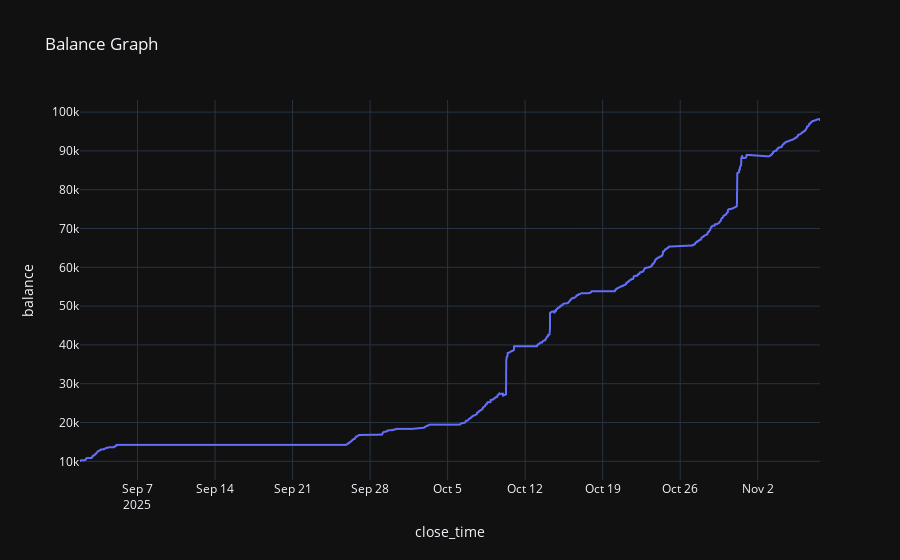

The code cell stored with this chart in its notebook:
### Code cell
mm = bt.plot_balance()
display(mm)

### Figure 1 — Plotly figure (JSON) as saved in the notebook; plotly's stock layout.template omitted (floating-point values rounded to 4 significant figures; data arrays with more than 128 entries replaced by an {"elided": "..."} marker saying what was removed)
{"data": [{"hovertemplate": "close_time=%{x}<br>balance=%{y}<extra></extra>", "legendgroup": "", "line": {"color": "#636efa", "dash": "solid"}, "marker": {"symbol": "circle"}, "mode": "lines", "name": "", "showlegend": false, "type": "scattergl", "x": {"elided": "1403 str values"}, "xaxis": "x", "y": {"elided": "1403 int values"}, "yaxis": "y"}], "layout": {"legend": {"tracegroupgap": 0}, "title": {"text": "Balance Graph"}, "xaxis": {"anchor": "y", "domain": [0, 1], "title": {"text": "close_time"}}, "yaxis": {"anchor": "x", "domain": [0, 1], "title": {"text": "balance"}}}}
